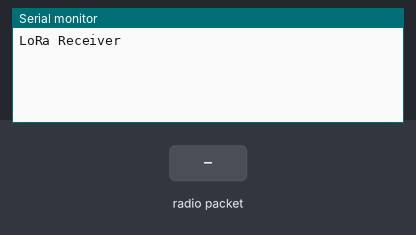
A sketch run on a simulated Arduino Uno, built with avr-gcc and run on an emulated ATmega328P. Shown: the last lines printed to the serial monitor. The test bench sets the inputs (shaded band). No radio packets arrive unless stated.

Above: at 1.2 s.
1.3 s: radio packet "1" arrives
At 3.4 s:
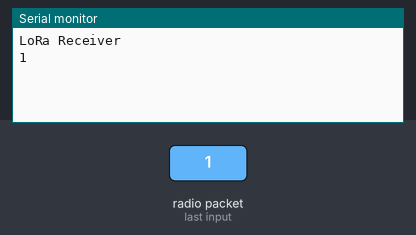
3.8 s: radio packet "0" arrives
At 5.2 s:
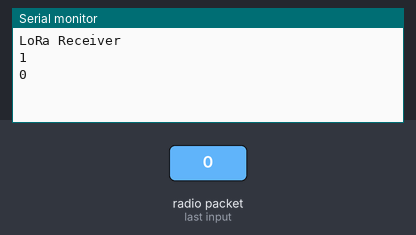
5.3 s: radio packet "2" arrives
At 7.6 s:
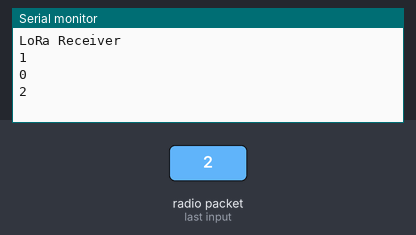

Measured:
- after the input at 1.3 s, the serial monitor: prints a new line after 1.0 s (image 1)
- after the input at 3.8 s, the serial monitor: prints a new line after 1.0 s (image 2)
- after the input at 5.3 s, the serial monitor: prints a new line after 1.0 s (image 3)

The sketch:

LoRaJSONReceiver.ino
```cpp
#include <SPI.h>
#include <LoRa.h>
#include <Arduino_JSON.h>

void setup() {
  Serial.begin(9600);
  while (!Serial);

  Serial.println("LoRa Receiver");

  if (!LoRa.begin(915E6)) {
    Serial.println("Starting LoRa failed!");
    while (1);
  }
}

void loop() {
  // try to parse packet
  int packetSize = LoRa.parsePacket();

  if (packetSize) {

    // read packet
    while (LoRa.available()) {
      String trashmsg = LoRa.readString();
      Serial.println(trashmsg);
    }

    // print RSSI of packet

  }
}
```
